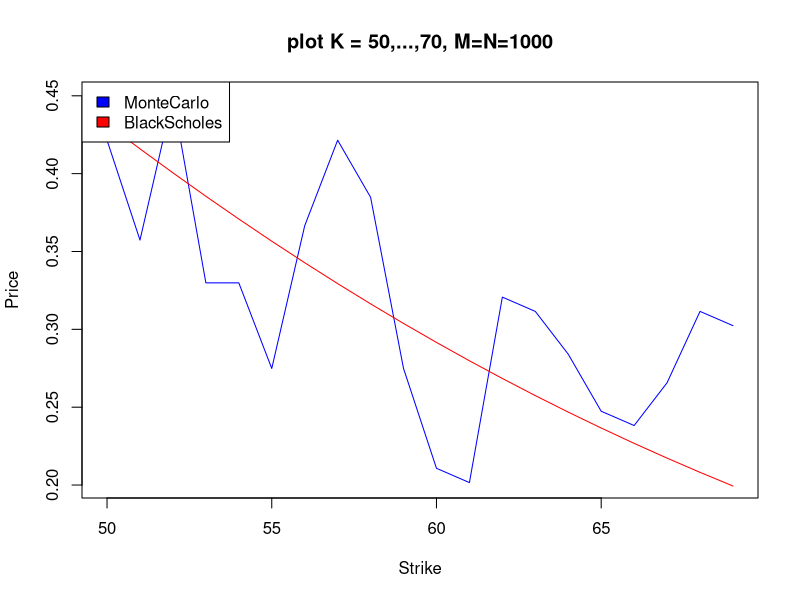
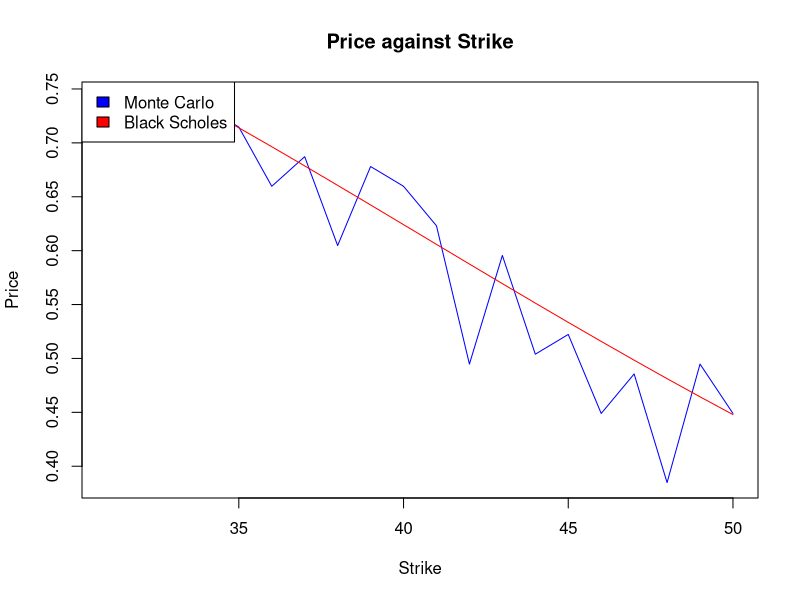
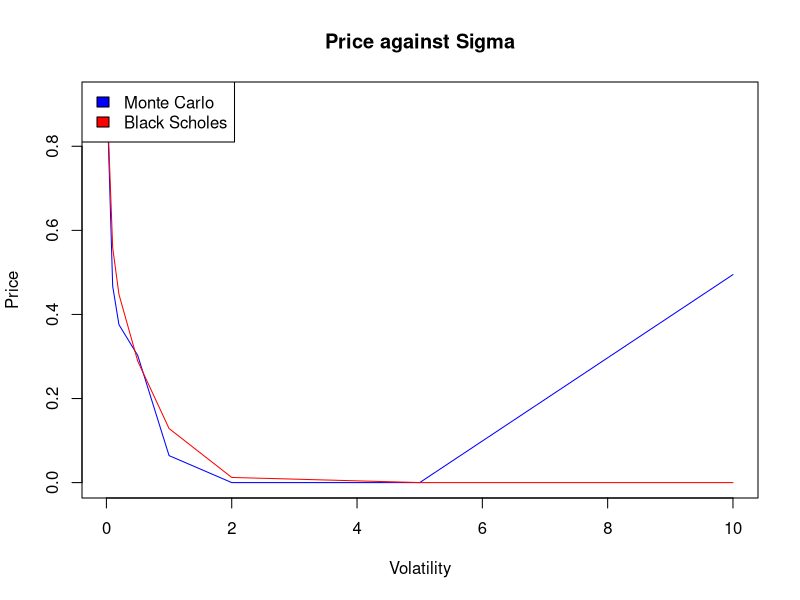

Write R code to recreate these figures, in order.
## ---- chunk 1
init_price <- 50
K <- 50
r<- 0.0175
sigma <- 0.2
T <- 5
M <- 100
N <- 100
## ---- chunk 2
BS_V0 <- function(S_0, K, r, sigma, T){
  d2 <- (log(S_0/K) + (r - sigma^2/2)*T)/(sigma * sqrt(T)) 
  res <- pnorm(d2) * exp(-r * T)
  return(res)
}

MC_V0 <- function(S_0, K, r, sigma, T, N, M){
  payoff <- rep(0,M)
  for (i in 1:M){
    s <- S_0
    for (n in 1:N){
      s <- s + r*s*(T/N) + sigma * s * sample(c(-1,1), 1) * sqrt(T/N)
    }
    if (s>=K){
      payoff[[i]] <- 1
    } else {
      payoff[[i]] <- 0
    }
  }
  res <- (1 + r * (T/N))^-N * mean(payoff)
}
## ---- chunk 3
MC <- c(0:19)
BS <- c(0:19)

for (i in 1:20){
  MC[[i]] <- MC_V0(init_price, K+i, r, sigma, T, M, N)
  BS[[i]] <- BS_V0(init_price, K+i, r, sigma, T)
}

print(MC)
print(BS)
plot(c(50:69), MC, main = "plot K = 50,...,70, M=N=1000", ylab = "Price", xlab="Strike", type = "l", col = "blue")
lines(c(50:69), BS, col = "red")
legend("topleft",
       c("MonteCarlo","BlackScholes"),
       fill=c("blue","red"))
## ---- chunk 4
priceMC <- rep(0,20)
priceBS <- rep(0,20)

for (i in 0:19){
  priceMC[[i+1]] <- MC_V0(init_price, K-19+i, r, sigma, T, M, N)
  priceBS[[i+1]] <- BS_V0(init_price, K-19+i, r, sigma, T)
}
plot(K-rev(c(0:19)), priceMC, main = "Price against Strike", ylab = "Price" , xlab = "Strike", type = "l", col = "blue")
lines(K-rev(c(0:19)), priceBS, col="red")
legend("topleft", c("Monte Carlo", "Black Scholes"), fill=c("blue", "red"))
## ---- chunk 5
sigmas = c(0.01, 0.1, 0.2, 0.5, 1, 2, 5, 10)
priceMC = rep(0, length(sigmas))
priceBS = rep(0, length(sigmas))
for (i in 1:length(sigmas)){
  priceMC[[i]] <- MC_V0(init_price, K, r, sigmas[i], T, M, N)
  priceBS[[i]] <- BS_V0(init_price, K, r, sigmas[i], T)
}
plot(sigmas, priceMC, main = "Price against Sigma", ylab="Price",xlab="Volatility", type="l", col="blue")
lines(sigmas, priceBS, col="red")
legend("topleft", c("Monte Carlo", "Black Scholes"), fill = c("blue","red"))
